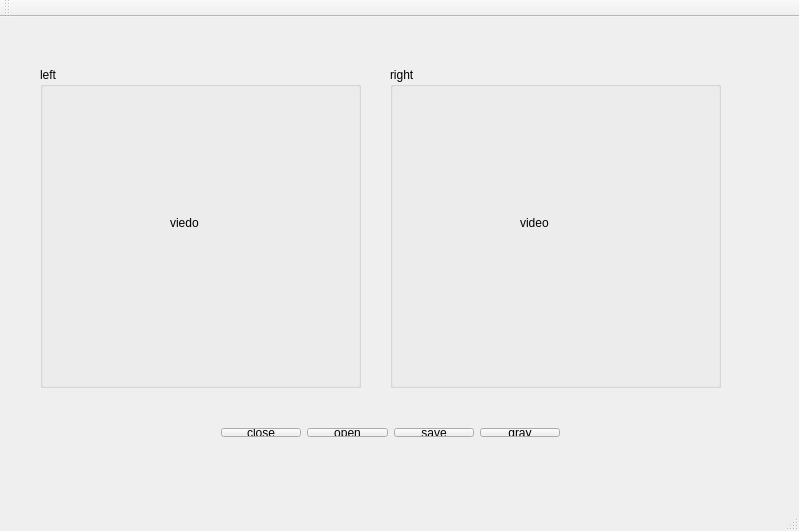
<?xml version="1.0" encoding="UTF-8"?>
<ui version="4.0">
 <class>player3D</class>
 <widget class="QMainWindow" name="player3D">
  <property name="geometry">
   <rect>
    <x>0</x>
    <y>0</y>
    <width>799</width>
    <height>531</height>
   </rect>
  </property>
  <property name="windowTitle">
   <string>player3D</string>
  </property>
  <widget class="QWidget" name="centralWidget">
   <widget class="QWidget" name="horizontalLayoutWidget">
    <property name="geometry">
     <rect>
      <x>210</x>
      <y>400</y>
      <width>361</width>
      <height>31</height>
     </rect>
    </property>
    <layout class="QHBoxLayout" name="horizontalLayout">
     <item>
      <widget class="QPushButton" name="close_camera">
       <property name="text">
        <string>close</string>
       </property>
      </widget>
     </item>
     <item>
      <widget class="QPushButton" name="open_camera">
       <property name="text">
        <string>open</string>
       </property>
      </widget>
     </item>
     <item>
      <widget class="QPushButton" name="save_camera">
       <property name="text">
        <string>save</string>
       </property>
      </widget>
     </item>
     <item>
      <widget class="QPushButton" name="gray_camera">
       <property name="text">
        <string>gray</string>
       </property>
      </widget>
     </item>
    </layout>
   </widget>
   <widget class="QGroupBox" name="groupBox">
    <property name="geometry">
     <rect>
      <x>40</x>
      <y>50</y>
      <width>321</width>
      <height>321</height>
     </rect>
    </property>
    <property name="title">
     <string>left</string>
    </property>
    <widget class="QLabel" name="img_label">
     <property name="geometry">
      <rect>
       <x>130</x>
       <y>150</y>
       <width>54</width>
       <height>12</height>
      </rect>
     </property>
     <property name="text">
      <string>viedo</string>
     </property>
    </widget>
   </widget>
   <widget class="QGroupBox" name="groupBox_2">
    <property name="geometry">
     <rect>
      <x>390</x>
      <y>50</y>
      <width>331</width>
      <height>321</height>
     </rect>
    </property>
    <property name="title">
     <string>right</string>
    </property>
    <widget class="QLabel" name="img_label2">
     <property name="geometry">
      <rect>
       <x>130</x>
       <y>150</y>
       <width>54</width>
       <height>12</height>
      </rect>
     </property>
     <property name="text">
      <string>video</string>
     </property>
    </widget>
   </widget>
  </widget>
  <widget class="QMenuBar" name="menuBar">
   <property name="geometry">
    <rect>
     <x>0</x>
     <y>0</y>
     <width>799</width>
     <height>23</height>
    </rect>
   </property>
  </widget>
  <widget class="QToolBar" name="mainToolBar">
   <attribute name="toolBarArea">
    <enum>TopToolBarArea</enum>
   </attribute>
   <attribute name="toolBarBreak">
    <bool>false</bool>
   </attribute>
  </widget>
  <widget class="QStatusBar" name="statusBar"/>
 </widget>
 <layoutdefault spacing="6" margin="11"/>
 <resources/>
 <connections/>
</ui>
